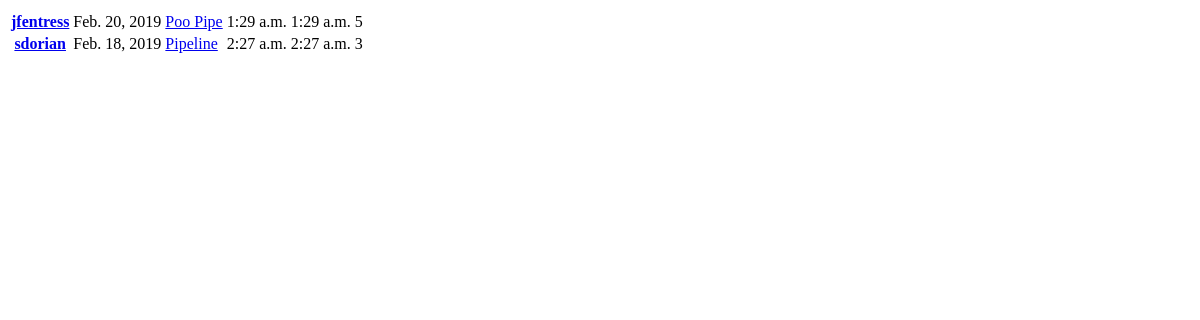
Before: /sessions/ with the older database file.
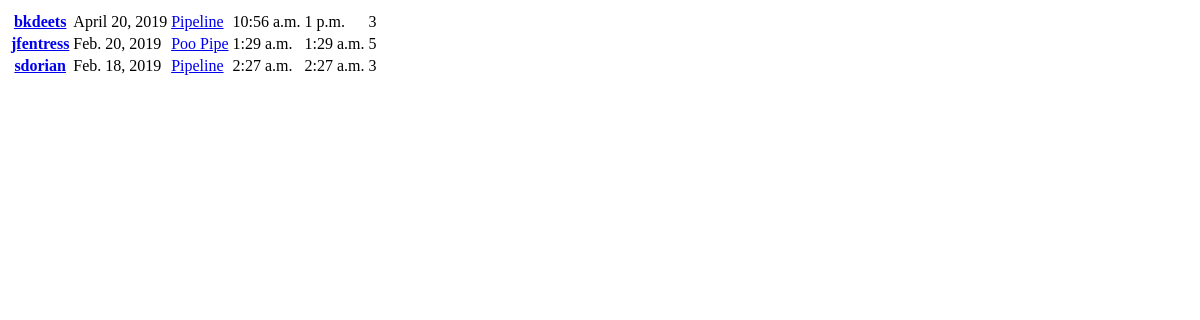
After: the same page with the newer database file.
### logs/models.py (models this page shows, shortened)
class Session(models.Model):
    session_id =     models.AutoField(primary_key=True)
    date =           models.DateTimeField('session date')
    start_time =     models.TimeField('start time')
    end_time = 	     models.TimeField('end time')
    wave_data =      models.ForeignKey(Wave_Data, on_delete=models.CASCADE)
    spot =           models.ForeignKey(Spot, on_delete=models.CASCADE, default=0)
    user =           models.ForeignKey(User, on_delete=models.CASCADE)
    notes =          models.TextField(max_length=500, blank=True)
    waves_caught = 	 models.IntegerField(default=0)
    rating =         models.IntegerField(default=0)

class Spot(models.Model):
    name =                  models.CharField(max_length=200, primary_key=True)
    ideal_tide =            models.CharField(max_length=200)
    ideal_wind_dir =        models.CharField(max_length=200)
    ideal_swell_dir	=       models.CharField(max_length=200)
    ideal_swell_height =    models.IntegerField(default=0)
    ideal_swell_period =    models.IntegerField(default=0)
    type =                  models.CharField(max_length=200)
    location =              models.CharField(max_length=200)
    description =           models.TextField(max_length=1000)

### logs/views.py (the view)
# urls.py: path('sessions/', views.session_list, name='session_list'),
def session_list(request):
    if request.user and request.user.username != '':
        user = request.user
    else:
        user = None
    sessions = Session.objects.order_by('date')[:30]
    sessions = sessions[::-1]
    headers = [
        'User',
        'Date',
        'Spot',
        'Start',
        'End',
        'Rating'
    ]
    context = {
        'user':user,
        'sessions':sessions,
        'headers':headers,
    }
    return render(request, 'logs/session_list.html', context)

### logs/templates/logs/session_list.html (shortened to what this page needs)
{% load static %}
{% block content %}
<table class="table table-borderless table-hover">
  <tbody>
    {% for session in sessions %}
    <tr class='clickable-row' data-href="{% url 'logs:detail' session.session_id %}">
      <th scope="row"><a href="{% url 'logs:user_summary' session.user.username %}">{{ session.user.username }}</a></th>
      <td>{{ session.date.date }}</td>
      <td><a href="{% url 'logs:spot_view' session.spot.name %}">{{ session.spot.name }}</a></td>
      <td>{{ session.start_time }}</td>
      <td>{{ session.end_time }}</td>
      <td>{{ session.rating }}</td>
    </tr>
    {% endfor %}
  </tbody>
</table>
{% endblock %}

Changed rows visible on the page:
added Session: user.username "bkdeets", date "April 20, 2019", spot.name "Pipeline", start_time "10:56 a.m.", end_time "1 p.m.", rating "3"
